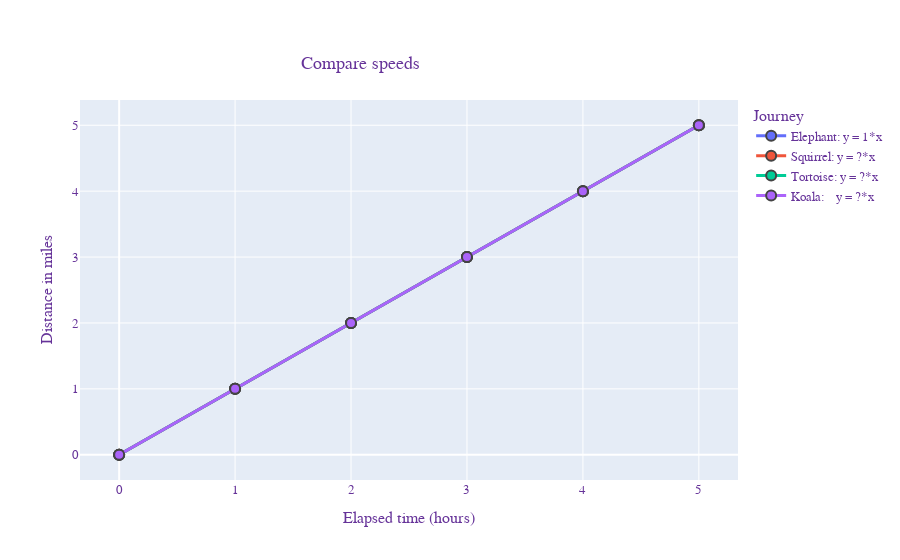

This figure's notebook cell:
### Markdown cell above
# Plot multiple tables
We create a list of all the tables using:
```
tables_list = [Elephant, Squirrel, Tortoise, Koala]
```
You need to enter the corresponding equations in <tt>legend_tables</tt>:
```
# Line equations of tables
legend_labels = [
      'Elephant: y = 1*x', # <- Modify the equation here.
      'Squirrel: y = ?*x', # <- Modify the equation here.
      'Tortoise: y = ?*x', # <- Modify the equation here.
      'Koala:    y = ?*x'] # <- Modify the equation here.
```
We finally plot the graph using:
```
plotTablesLines(tables_list,
                fig_title = 'Compare speeds',        # title on top
                x_label = 'Elapsed time (hours)',    # appears along x-axis
                y_label = 'Distance in miles',       # appears along y-axis
                legend_title = 'Journey',            # title on the right hand side
                legend_labels = legend_labels,       # text describing the table
                img_name = 'plot.jpg')               # plot image name
```
This will save the plot in the file <tt>plot.png</tt>.

## Assignment: Plot multiple tables
1. Discuss the code within your group.
2. Correct the equations <tt>y=?*x</tt> for each animal.
3. Move your cursor over points in the graph. Where do these points come from?
3. Discuss the slope of each line. How do they correspond to the equations?
3. Who is the slowest? Why?
4. Who is the fastest? Why?
5. Locate the file <tt>plot.jpg</tt> and click on it.

### Code cell
# Merge all of the tables
tables_list = [Elephant, Squirrel, Tortoise, Koala]

# Line equations of tables
legend_labels = [
      'Elephant: y = 1*x', # <- Modify the equation here.
      'Squirrel: y = ?*x', # <- Modify the equation here.
      'Tortoise: y = ?*x', # <- Modify the equation here.
      'Koala:    y = ?*x'] # <- Modify the equation here.

# Plot tables
plotTablesLines(tables_list,
                fig_title = 'Compare speeds',        # title on top
                x_label = 'Elapsed time (hours)',    # appears along x-axis
                y_label = 'Distance in miles',       # appears along y-axis
                legend_title = 'Journey',            # title on the right hand side
                legend_labels = legend_labels,       # text describing the table
                img_name = 'plot.jpg')               # plot image name

### Figure 1 — Plotly figure (JSON) as saved in the notebook; plotly's stock layout.template omitted (floating-point values rounded to 4 significant figures)
{"data": [{"line": {"width": 3}, "marker": {"line": {"width": 2}, "size": 10}, "mode": "lines+markers", "name": "Elephant: y = 1*x", "type": "scatter", "x": [0, 1, 2, 3, 4, 5], "y": [0, 1, 2, 3, 4, 5]}, {"line": {"width": 3}, "marker": {"line": {"width": 2}, "size": 10}, "mode": "lines+markers", "name": "Squirrel: y = ?*x", "type": "scatter", "x": [0, 1, 2, 3, 4, 5], "y": [0, 1, 2, 3, 4, 5]}, {"line": {"width": 3}, "marker": {"line": {"width": 2}, "size": 10}, "mode": "lines+markers", "name": "Tortoise: y = ?*x", "type": "scatter", "x": [0, 1, 2, 3, 4, 5], "y": [0, 1, 2, 3, 4, 5]}, {"line": {"width": 3}, "marker": {"line": {"width": 2}, "size": 10}, "mode": "lines+markers", "name": "Koala:    y = ?*x", "type": "scatter", "x": [0, 1, 2, 3, 4, 5], "y": [0, 1, 2, 3, 4, 5]}], "layout": {"autosize": false, "font": {"color": "RebeccaPurple", "family": "Courier New, monospace", "size": 13}, "legend": {"title": {"text": "Journey"}}, "title": {"text": "Compare speeds", "x": 0.4, "xanchor": "center", "y": 0.9, "yanchor": "top"}, "xaxis": {"title": {"text": "Elapsed time (hours)"}}, "yaxis": {"title": {"text": "Distance in miles"}}}}
